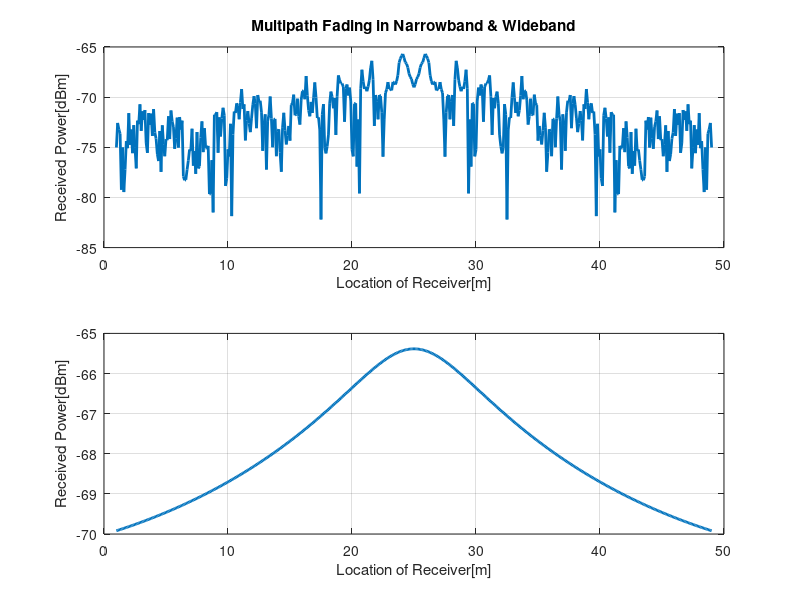
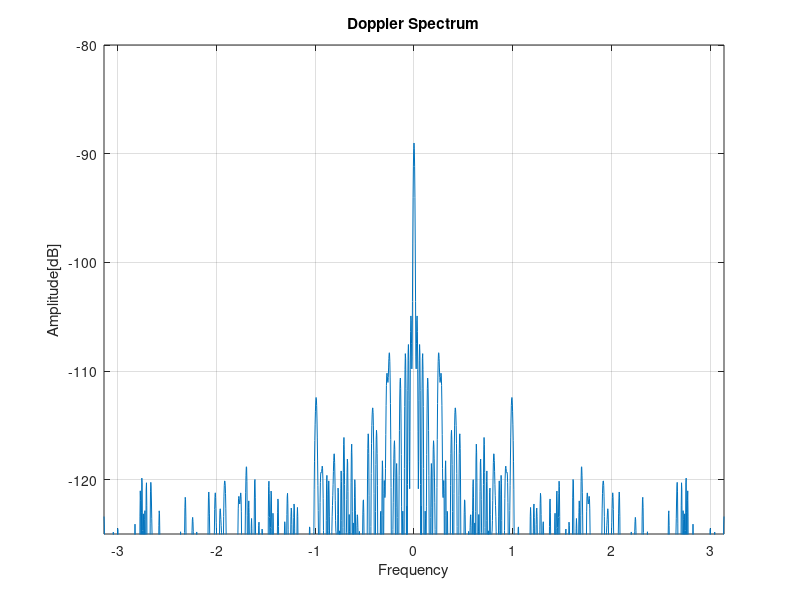
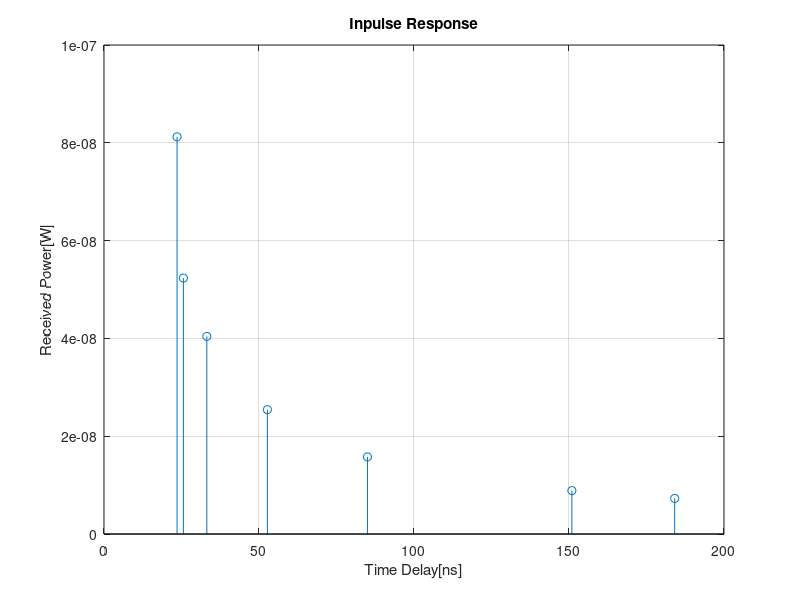
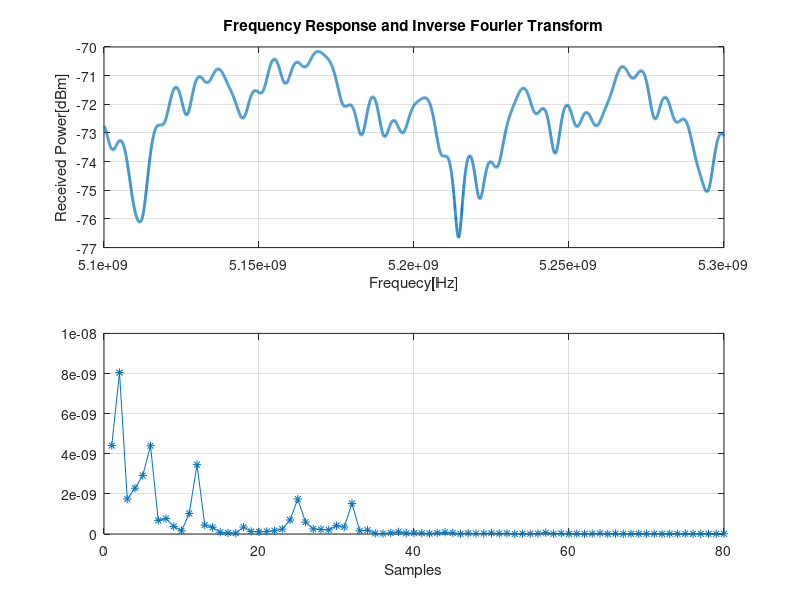

Here is the MATLAB script that generated these plots, in order:
%% This is sample code for ECE 506 project 1
%% Start from Part II

clear all; close all;
f=2.4e9;
c=3e8;

% coordinate of transmitter and receiver
xt=25;
yt=10;
xr=1:0.1:49;
yr=5;

% path length of 7 paths
d1=sqrt((xt-xr).^2+(yt-yr)^2);
d2=sqrt((100-xt-xr).^2+(yt-yr)^2);
d3=sqrt((xt-xr).^2+(yt+yr)^2);
d4=sqrt((xt+xr).^2+(yt-yr)^2);
d5=sqrt((xt-xr).^2+(40-yt-yr)^2);
d6=sqrt((xt-xr).^2+(yt-yr)^2+9);
d7=sqrt((xt-xr).^2+(yt-yr)^2+49);
d=[d1;d2;d3;d4;d5;d6;d7];

% phase
phi1=2*pi*f*d1./c;
phi2=2*pi*f*d2./c+pi;
phi3=2*pi*f*d3./c+pi;
phi4=2*pi*f*d4./c+pi;
phi5=2*pi*f*d5./c+pi;
phi6=2*pi*f*d6./c+pi;
phi7=2*pi*f*d7./c+pi;

% delay
t1=d1./c.*1e9;
t2=d2./c.*1e9;
t3=d3./c.*1e9;
t4=d4./c.*1e9;
t5=d5./c.*1e9;
t6=d6./c.*1e9;
t7=d7./c.*1e9;

% amplitude
a0=sqrt(c./((4.*pi.*f).^2));
a1=a0./d1.*exp(1i.*phi1);
a2=0.7.*a0./d2.*exp(1i.*phi2);
a3=0.7.*a0./d3.*exp(1i.*phi3);
a4=0.7.*a0./d4.*exp(1i.*phi4);
a5=0.7.*a0./d5.*exp(1i.*phi5);
a6=0.7.*a0./d6.*exp(1i.*phi6);
a7=0.7.*a0./d7.*exp(1i.*phi7);
a=[a1;a2;a3;a4;a5;a6;a7];

% Total Power (Narrowband & Wideband)
a_na=abs(a1+a2+a3+a4+a5+a6+a7); % narrow
a_wi=abs(a1)+abs(a2)+abs(a3)+abs(a4)+abs(a5)+abs(a6)+abs(a7); % wide band
figure(1)
subplot(2,1,1)
plot(xr,10*log10(a_na),'LineWidth',2);
grid on
xlabel('Location of Receiver[m]')
ylabel('Received Power[dBm]')
title('Multipath Fading in Narrowband & Wideband')
subplot(2,1,2)
plot(xr,10*log10(a_wi),'LineWidth',2);
grid on
xlabel('Location of Receiver[m]')
ylabel('Received Power[dBm]')

% Doppler Spectrum Using RT Results
figure(2)
w=-pi:pi/1000:pi;
X=zeros(1,length(w));
l1=length(a_na);
for i=1:length(w)
    for j=1:l1
    X(i)=X(i)+a_na(j).*exp(-1i*w(i)*j); % Discrete Time Fourier Transform
    end
end
plot(w,10*log10(abs(X).^2));
grid on
axis([-pi pi -125 -80])
title('Doppler Spectrum')
ylabel('Amplitude[dB]')
xlabel('Frequency')

% Impulse Response of Multipath
figure(3)
index1=find(xr==30); % find index when receiver is at(25.9)
t_imp=[t1(index1) t2(index1) t3(index1) t4(index1) t5(index1) t6(index1) t7(index1)];
a_imp=abs([a1(index1) a2(index1) a3(index1) a4(index1) a5(index1) a6(index1) a7(index1)]);
stem(t_imp,a_imp);
grid on
title('Inpulse Response')
xlabel('Time Delay[ns]')
ylabel('Received Power[W]')

% inverse Fourier Transform
% coordinate of transmitter and receiver
f2=5.1e9:25e3:5.3e9;
l2=length(f2);
d_f=d(:,index1)';
l3=length(d_f);
phi_f=zeros(l2,l3);
phi_f(:,1)=(2*pi*f2'*d_f(1)./c);
phi_f(:,2:l3)=(2*pi*f2'*d_f(2:l3)./c+pi);
a_f=zeros(l2,l3);
a0_f=sqrt(c./((4.*pi.*f2').^2));
a_f(:,1)=a0_f./d_f(1).*exp(1i.*phi_f(:,1));
a_f(:,2:7)=0.7.*repmat(a0_f,[1,l3-1]).*exp(1i.*phi_f(:,2:l3))./repmat(d_f(2:l3),[l2,1]);
a_sum=abs(sum(a_f,2));
a_dB=10*log10(abs(sum(a_f,2)));
figure(4)
subplot(2,1,1)
plot(f2,a_dB,'LineWidth',2);
grid on
title('Frequency Response and Inverse Fourier Transform')
xlabel('Frequecy[Hz]')
ylabel('Received Power[dBm]')
x=zeros(1,80);
for i=1:1:80
    for j=1:1:l2
        x(i)=x(i)+(1/l2*a_sum(j)*exp(2*pi*1i*(j-1)*i/l2));
    end
end
subplot(2,1,2)
plot(abs(x),'-*');
grid on
xlabel('Samples')
% % ylabel('Magnitude')

% Part II d
% Narrowband Power vs Distance in meters
% figure(5)
% subplot(1,1,1)
% plot(a,'LineWidth',2);
% hold on
% plot(d,'LineWidth',2);
% hold off
% grid on
% title ('Narrowband Power vs Distance')
% xlabel('NB Power[dBm]')
% ylabel('Distance[m]')
% 
% r1=round(d1);
% r2=round(d2);
% r3=round(d3);
% r4=round(d4);
% r5=round(d5);
% r6=round(d6);
% r7=round(d7);
% 
% m1=max(r1(1,:));
% m2=max(r2(1,:));
% m3=max(r3(1,:));
% m4=max(r4(1,:));
% m5=max(r5(1,:));
% m6=max(r6(1,:));
% m7=max(r7(1,:));

% variance of shadowing fading
% e1=estimate(m1);
% e2=estimate(m2);
% e3=estimate(m3);
% e4=estimate(m4);
% e5=estimate(m5);
% e6=estimate(m6);
% e7=estimate(m7);

% mean of varience
% figure(6)
% array_d = [m1, m2, m3, m4, m5, m6, m7];
% array_f = [5, 10, 15, 20, 25, 30, 35];
% % plot(a_na,'LineWidth',2);
% plot(array_d, 'LineWidth', 2);
% hold on
% plot(array_f,'LineWidth',2);
% hold off
% grid on
% title ('Power and Shadow Fading')
% xlabel('NB Power[dBm]')
% ylabel('Shadow Fading')
% plot(V, 'LineWidth',2)
% hold off
% plot(e2,'LineWidth', 2);
% hold on
% plot(e3,'LineWidth', 2);
% hold on
% plot(e4,'LineWidth', 2);
% hold on
% plot(e5,'LineWidth', 2);
% hold on
% plot(e6,'LineWidth', 2);
% hold on
% plot(e7,'LineWidth', 2);
% hold off
% %TODO
% function est = estimate(e)
%         if e < 5
%             est = 5
%         end
%         if e > 5
%             if e < 10
%                 est = 10
%             end
%         end
%         if e > 10
%             if e < 30
%                 est = 30
%             end
%         end
%         if e > 30
%             if e < 50
%                 est = 41
%             end
%         end
%         if e > 50
%                 est = 71
%         end
% end

% for dont_go_here = [] % part 3
% end

% Part III
% Doppler Spectrum using RT results
% a_d1=sqrt(d1 .* 1);
% a_d2=sqrt(d2 .* 2);
% a_d3=sqrt(d3 .* 3);
% a_d4=sqrt(d4 .* 4);
% a_d5=sqrt(d5 .* 5);
% a_d6=sqrt(d6 .* 6);
% a_d7=sqrt(d7 .* 7);
% D_n1=a_d1 .* (exp(2*pi * 1)).^2;
% D_n2=a_d2 .* (exp(2*pi * 2)).^2;
% D_n3=a_d3 .* (exp(2*pi * 3)).^2;
% D_n4=a_d4 .* (exp(2*pi * 4)).^2;
% D_n5=a_d5 .* (exp(2*pi * 5)).^2;
% D_n6=a_d6 .* (exp(2*pi * 6)).^2;
% D_n7=a_d7 .* (exp(2*pi * 7)).^2;

% a_d1 = sqrt(a1)
% a_d2 = sqrt(a2)
% a_d3 = sqrt(a3)
% a_d4 = sqrt(a4)
% a_d5 = sqrt(a5)
% a_d6 = sqrt(a6)
% a_d7 = sqrt(a7)

% w1 = (4*pi.*w);
% % w_n = [w1, w2, w3, w4, w5, w6, w7];
% figure(7) % part 3
% array_f_d=[D_n1, D_n2, D_n3, D_n4, D_n5, D_n6, D_n7];
% %array_a_d=[D_n1, D_n2, D_n3, D_n4, D_n5, D_n6, D_n7];
% plot(a, 'LineWidth', 2); % normalized doppler specturm
% hold on
% plot(w1, 'LineWidth',2);
% hold off
% grid on
% title ('Doppler Spectrum')
% % axis([-pi pi -125 -80])
% ylabel('Amplitude[dB]')
% xlabel('Frequency')
% 
% % calculate RMS % part 4(i)
% nume1 = t1.^2 .* a1.^2 + t2.^2 .* a2.^2 + t3.^2 .* a3.^2 + t4.^2 .* a4.^2 + t5.^2 .* a5.^2 + t6.^2 .* a6.^2 + t7.^2 .* a7.^2;
% nume2 = t1 .* a1.^2 + t2 .* a2.^2 + t3 .* a3.^2 + t4 .* a4.^2 + t5 .* a5.^2 + t6 .* a6.^2 + t7 .* a7.^2;
% denom = a1.^2 + a2.^2 + a3.^2 + a4.^2 + a5.^2 + a6.^2 + a7.^2;
% rms = (nume1 / denom) -  (nume2/denom).^2;

%% Part II repeat problem d
f1=5.2e9;

% coordinate of transmitter and receiver
xt1=25;
yt1=10;
xr1=1:0.1:49;
yr1=5;

% path length of 7 paths
d11=sqrt((xt1-xr1).^2+(yt1-yr1)^2);
d21=sqrt((100-xt1-xr1).^2+(yt1-yr1)^2);
d31=sqrt((xt1-xr1).^2+(yt1+yr1)^2);
d41=sqrt((xt1+xr1).^2+(yt1-yr1)^2);
d51=sqrt((xt1-xr1).^2+(40-yt1-yr1)^2);
d61=sqrt((xt1-xr1).^2+(yt1-yr1)^2+9);
d71=sqrt((xt1-xr1).^2+(yt1-yr1)^2+49);
d1=[d11;d21;d31;d41;d51;d61;d71];

% phase
phi11=2*pi*f1*d11./c;
phi21=2*pi*f1*d21./c+pi;
phi31=2*pi*f1*d31./c+pi;
phi41=2*pi*f1*d41./c+pi;
phi51=2*pi*f1*d51./c+pi;
phi61=2*pi*f1*d61./c+pi;
phi71=2*pi*f1*d71./c+pi;

% delay
t11=d11./c.*1e9;
t21=d21./c.*1e9;
t31=d31./c.*1e9;
t41=d41./c.*1e9;
t51=d51./c.*1e9;
t61=d61./c.*1e9;
t71=d71./c.*1e9;

% amplitude
ref_co = 0.7;
a01 = sqrt(c./((4.*pi.*f1).^2));
a11 = a01.* (ref_co./d11.*exp(1i.*phi11)).^2;
a21 = a01.* (ref_co./d21.*exp(1i.*phi21)).^2;
a31 = a01.* (ref_co./d31.*exp(1i.*phi31)).^2;
a41 = a01.* (ref_co./d41.*exp(1i.*phi41)).^2;
a51 = a01.* (ref_co./d51.*exp(1i.*phi51)).^2;
a61 = a01.* (ref_co./d61.*exp(1i.*phi61)).^2;
a71 = a01.* (ref_co./d71.*exp(1i.*phi71)).^2;
a1 = [a11;a21;a31;a41;a51;a61;a71];

% Total Narrowband Power
a_na1=abs(a11+a21+a31+a41+a51+a61+a71); % narrow
figure(5)
plot(xr1,10*log10(a_na1),'LineWidth',2);
grid on
xlabel('Distance[m]')
ylabel('Narrowband Power[dBm]')
title('Narrowband Power & Distance')

%% Part II repeat problem e
path_loss_LOS = 40 + 2*log10(d);
path_loss_NLOS = 40 + + 3.5*log10(d) + 3.5;

%% Part II repeat problem f
% amplitude
ref_co = 0.7;
a02 = sqrt(c./((4.*pi.*f1).^2));
a12 = a02.* (ref_co./d11).^2;
a22 = a02.* (ref_co./d21).^2;
a32 = a02.* (ref_co./d31).^2;
a42 = a02.* (ref_co./d41).^2;
a52 = a02.* (ref_co./d51).^2;
a62 = a02.* (ref_co./d61).^2;
a72 = a02.* (ref_co./d71).^2;
a2 = [a12;a22;a32;a42;a52;a62;a72];

% Total Wideband Power
a_wi1=abs(a12)+abs(a22)+abs(a32)+abs(a42)+abs(a52)+abs(a62)+abs(a72); % wide band
figure(6)
plot(xr1,10*log10(a_wi1),'LineWidth',2);
grid on
xlabel('Distance[m]')
ylabel('Wideband Power[dBm]')
title('Wideband Power & Distance')

%% Part III
wave_len = c/f1;
w3 = 2.*pi.*wave_len;

% amplitude
a13 = sqrt(a11);
a23 = sqrt(a21);
a33 = sqrt(a31);
a43 = sqrt(a41);
a53 = sqrt(a51);
a63 = sqrt(a61);
a73 = sqrt(a71);
a3 = [a13;a23;a33;a43;a53;a63;a73];

d20 = (a13.* exp(0)).^2;
d21 = (a23.* exp(1*w3)).^2;
d22 = (a33.* exp(2*w3)).^2;
d23 = (a43.* exp(3*w3)).^2;
d24 = (a53.* exp(4*w3)).^2;
d25 = (a63.* exp(5*w3)).^2;
d26 = (a73.* exp(6*w3)).^2;
d3 = [d20;d21;d22;d23;d24;d25;d26];
w_plot = [-1*pi, 0, pi];

figure(7)
plot(a3, 'LineWidth', 2); % normalized doppler specturm
hold on
plot(w_plot, 'LineWidth',2);
hold off
grid on
title ('Doppler Spectrum')
% axis([-pi pi -125 -80])
ylabel('Amplitude[dB]')
xlabel('Frequency')

% Part IV:  Wideband Characteristics Using RT
% Part H   

% delay
t00=d20./c.*1e9;
t01=d21./c.*1e9;
t02=d22./c.*1e9;
t03=d23./c.*1e9;
t04=d24./c.*1e9;
t05=d25./c.*1e9;
t06=d26./c.*1e9;

nume1 = t00.^2 .* a1.^2 + t01.^2 .* a2.^2 + t02.^2 .* a3.^2 + t03.^2 .* a4.^2 + t04.^2 .* a5.^2 + t05.^2 .* a6.^2 + t06.^2 .* a7.^2;
nume2 = t00 .* a1.^2 + t01 .* a2.^2 + t02 .* a3.^2 + t03 .* a4.^2 + t04 .* a5.^2 + t05 .* a6.^2 + t06 .* a7.^2;
denom = a13.^2 + a23.^2 + a33.^2 + a43.^2 + a53.^2 + a63.^2 + a73.^2;
rms = (nume1 / denom) -  (nume2/denom).^2;

% Impulse response at R(30, 5)
% path_loss_LOS, path_loss_NLOS

% coordinate of transmitter and receiver
xtt1=25;
ytt1=10;
xrr1=1:0.1:30;
yrr1=5;

% path length of 7 paths
dd11=sqrt((xtt1-xrr1).^2+(ytt1-yrr1)^2);
dd21=sqrt((100-xtt1-xrr1).^2+(ytt1-yrr1)^2);
dd31=sqrt((xtt1-xrr1).^2+(ytt1+yrr1)^2);
dd41=sqrt((xtt1+xrr1).^2+(ytt1-yrr1)^2);
dd51=sqrt((xtt1-xrr1).^2+(40-ytt1-yrr1)^2);
dd61=sqrt((xtt1-xrr1).^2+(ytt1-yrr1)^2+9);
dd71=sqrt((xtt1-xrr1).^2+(ytt1-yrr1)^2+49);
dd1=[dd11;dd21;dd31;dd41;dd51;dd61;dd71];

% delay
tt00=dd11./c.*1e9;
tt01=dd21./c.*1e9;
tt02=dd31./c.*1e9;
tt03=dd41./c.*1e9;
tt04=dd51./c.*1e9;
tt05=dd61./c.*1e9;
tt06=dd71./c.*1e9;

figure(8)
% xr=1:0.1:49
% xr1=1:30;
% yr1=1:5;
index11=find(xr==30); % find index when receiver is at(25.9)
tt_imp=[tt00(index11) tt01(index11) tt02(index11) tt03(index11) tt04(index11) tt05(index11) tt06(index11)];
aa_imp=abs([a1(index11) a2(index11) a3(index11) a4(index11) a5(index11) a6(index11) a7(index11)]);
stem(tt_imp,aa_imp);
grid on
title('Inpulse Response')
xlabel('Time Delay[ns]')
ylabel('Received Power[W]')

%% Part IV (i)
% calculate RMS
nume1 = t00.^2 .* a1.^2 + t01.^2 .* a2.^2 + t02.^2 .* a3.^2 + t03.^2 .* a4.^2 + t04.^2 .* a5.^2 + t05.^2 .* a6.^2 + t06.^2 .* a7.^2;
nume2 = t00 .* a1.^2 + t01 .* a2.^2 + t02 .* a3.^2 + t03 .* a4.^2 + t04 .* a5.^2 + t05 .* a6.^2 + t06 .* a7.^2;
denom = a13.^2 + a23.^2 + a33.^2 + a43.^2 + a53.^2 + a63.^2 + a73.^2;
rms = (nume1 / denom) -  (nume2/denom).^2;

%% Part IV (j)
% Determine and plot the frequency response of the channel 
% between 5.1-5.3 GHz by calculating the received signal magnitude
% and phase at discrete frequencies each 250KHz apart.   

% inverse Fourier Transform
% coordinate of transmitter and receiver
f2=5.1e9:25e3:5.3e9;
l2=length(f2);
d_f=d(:,index1)';
l3=length(d_f);
phi_f=zeros(l2,l3);
phi_f(:,1)=(2*pi*f2'*d_f(1)./c);
phi_f(:,2:l3)=(2*pi*f2'*d_f(2:l3)./c+pi);
a_f=zeros(l2,l3);
a0_f=sqrt(c./((4.*pi.*f2').^2));
a_f(:,1)=a0_f./d_f(1).*exp(1i.*phi_f(:,1));
a_f(:,2:7)=0.7.*repmat(a0_f,[1,l3-1]).*exp(1i.*phi_f(:,2:l3))./repmat(d_f(2:l3),[l2,1]);
a_sum=abs(sum(a_f,2));
a_dB=10*log10(abs(sum(a_f,2)));
figure(9)
subplot(1,1,1)
plot(a_dB,'LineWidth',2);
grid on
title('Frequency Response and Inverse Fourier Transform')
xlabel('Frequecy[Hz]')
ylabel('Received Power[dBm]')
x=zeros(1,80);
